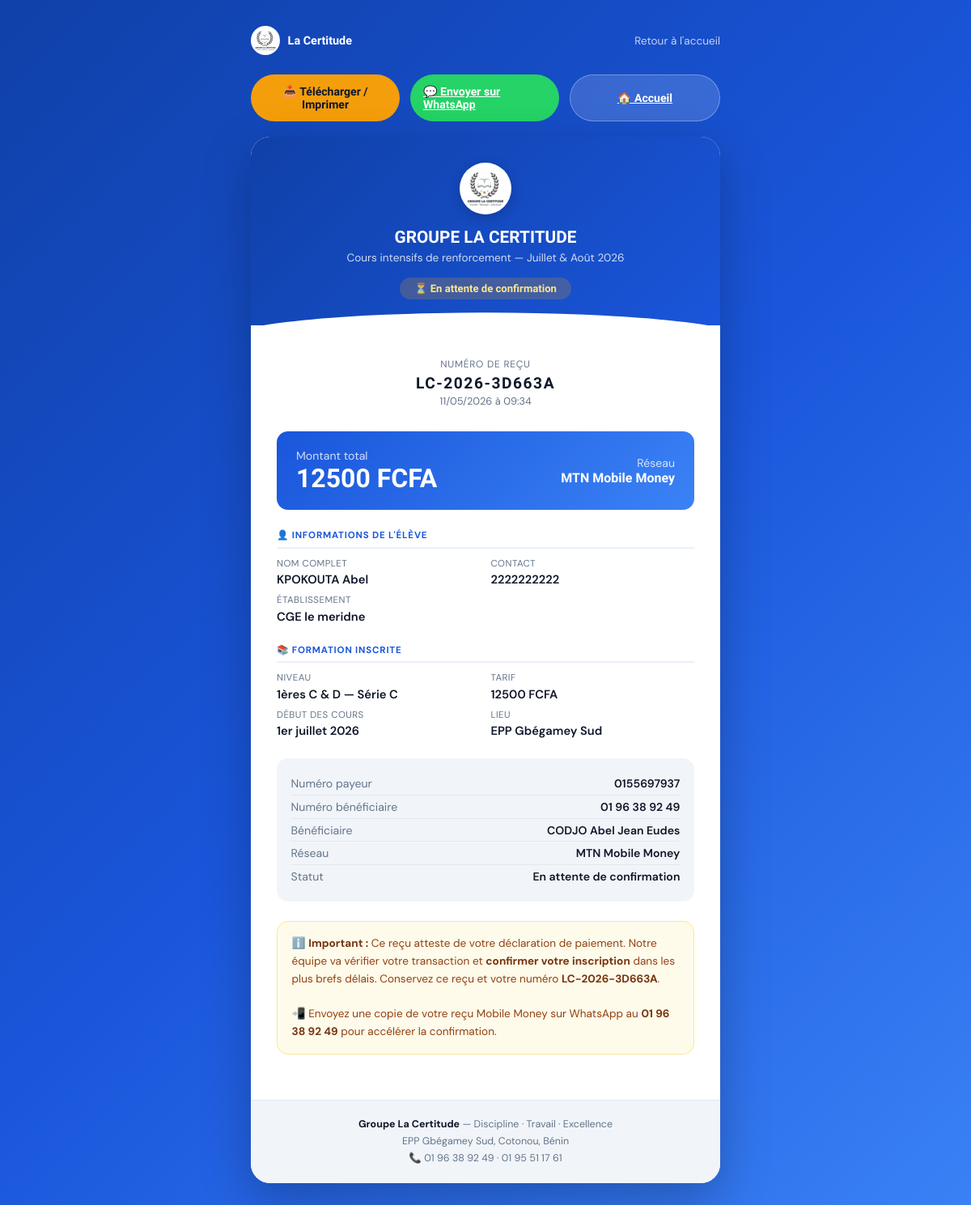
Page /recu/3/ on the committed database.
### payments/models.py (models this page shows, shortened)
class Payment(models.Model):
    METHOD_CHOICES = [
        ('mtn',  'MTN Mobile Money'),
        ('moov', 'MOOV Money'),
    ]
    STATUS_CHOICES = [
        ('pending',   'En attente de confirmation'),
        ('confirmed', 'Confirmé'),
        ('failed',    'Rejeté'),
    ]
    enrollment = models.ForeignKey(
        Enrollment,
        on_delete=models.CASCADE,
        related_name='payments',
        verbose_name="Inscription"
    )
    amount = models.DecimalField(
        max_digits=10, decimal_places=2,
        verbose_name="Montant (FCFA)"
    )
    method = models.CharField(
        max_length=10, choices=METHOD_CHOICES,
        verbose_name="Réseau utilisé"
    )
    phone_used = models.CharField(
        max_length=20,
        verbose_name="Numéro ayant effectué le paiement"
    )
    status = models.CharField(
        max_length=20, choices=STATUS_CHOICES,
        default='pending', verbose_name="Statut"
    )
    receipt_number = models.CharField(
        max_length=30, unique=True,
        default=generate_receipt_number,
        verbose_name="Numéro de reçu"
    )
    created_at   = models.DateTimeField(auto_now_add=True, verbose_name="Date de déclaration")
    confirmed_at = models.DateTimeField(null=True, blank=True, verbose_name="Date de confirmation")
    updated_at   = models.DateTimeField(auto_now=True)
    class Meta:
        verbose_name        = "Paiement"
        verbose_name_plural = "Paiements"
        ordering            = ['-created_at']
    @property
    def destination_phone(self):
        return '01 96 38 92 49' if self.method == 'mtn' else '01 95 51 17 61'
    @property
    def destination_name(self):
        return 'CODJO Abel Jean Eudes'

### enrollments/models.py (models this page shows, shortened)
class Enrollment(models.Model):
    TYPE_CHOICES = [
        ('eleve',  "L'élève lui-même"),
        ('parent', 'Un parent / tuteur'),
    ]
    LEVEL_CHOICES = [
        ('3eme', '3ème'),
        ('1ere', '1ères C & D'),
        ('tle',  'Terminales C & D'),
    ]
    SERIE_CHOICES = [
        ('C', 'Série C'),
        ('D', 'Série D'),
    ]
    STATUS_CHOICES = [
        ('pending',   'En attente de paiement'),
        ('active',    'Inscrit — Paiement confirmé'),
        ('cancelled', 'Annulé'),
    ]
    PHONE_OWNER_CHOICES = [
        ('eleve',  "L'élève"),
        ('pere',   'Le père'),
        ('mere',   'La mère'),
        ('tuteur', 'Un tuteur'),
    ]
    registrant_type = models.CharField(
        max_length=10, choices=TYPE_CHOICES, default='eleve',
        verbose_name="Qui s'inscrit"
    )
    last_name  = models.CharField(max_length=100, verbose_name="Nom de l'élève")
    first_name = models.CharField(max_length=100, verbose_name="Prénom(s) de l'élève")
    school     = models.CharField(max_length=200, verbose_name="Établissement scolaire")
    phone       = models.CharField(max_length=20, verbose_name="Numéro de contact")
    phone_owner = models.CharField(
        max_length=10, choices=PHONE_OWNER_CHOICES, default='eleve',
        verbose_name="Ce numéro appartient à"
    )
    level = models.CharField(max_length=10, choices=LEVEL_CHOICES, verbose_name="Niveau")
    serie = models.CharField(
        max_length=1, choices=SERIE_CHOICES,
        blank=True, default='',
        verbose_name="Série"
    )
    parent_name  = models.CharField(max_length=200, blank=True, verbose_name="Nom du parent / tuteur")
    parent_phone = models.CharField(max_length=20,  blank=True, verbose_name="Téléphone du parent")
    status     = models.CharField(
        max_length=20, choices=STATUS_CHOICES, default='pending',
        verbose_name="Statut"
    )
    created_at = models.DateTimeField(auto_now_add=True, verbose_name="Date d'inscription")
    updated_at = models.DateTimeField(auto_now=True)
    class Meta:
        verbose_name        = "Inscription"
        verbose_name_plural = "Inscriptions"
        ordering            = ['-created_at']
    @property
    def full_name(self):
        return f"{self.first_name} {self.last_name}".strip()
    @property
    def level_serie(self):
        if self.level == '3eme':
            return self.get_level_display()
        return f"{self.get_level_display()} — Série {self.serie}"
    @property
    def tarif(self):
        tarifs = {'3eme': 11500, '1ere': 12500, 'tle': 15500}
        return tarifs.get(self.level, 0)

### payments/views.py (the view)
# urls.py: path('recu/<int:pk>/',             views.receipt_view,       name='receipt'),
def receipt_view(request, pk):
    payment    = get_object_or_404(Payment, pk=pk)
    enrollment = payment.enrollment
    return render(request, 'payments/receipt.html', {
        'payment':    payment,
        'enrollment': enrollment,
    })

### payments/templates/payments/receipt.html (shortened to what this page needs)
{% load static %}
<!DOCTYPE html>
<html lang="fr">
<head>
</head>
<body>
<div class="top-bar">
  <div class="brand">
    <img src="/images/logo_certitude.png" alt="Logo"/>
    <span>La Certitude</span>
  </div>
  <a href="{% url 'core:index' %}" class="home-link">Retour à l'accueil</a>
</div>
<div class="action-btns">
  <button class="btn-action btn-download" onclick="window.print()">
    📥 Télécharger / Imprimer
  </button>
  <a href="https://wa.me/22996389249?text=Bonjour%2C+j'ai+effectue+mon+paiement+pour+{{ enrollment.full_name|urlencode }}+%28Recu+{{ payment.receipt_number }}%29.+Merci+de+confirmer+mon+inscription."
     target="_blank" class="btn-action btn-whatsapp">
    💬 Envoyer sur WhatsApp
  </a>
  <a href="{% url 'core:index' %}" class="btn-action btn-home">
    🏠 Accueil
  </a>
</div>
<div class="receipt" id="receipt">
  <div class="receipt-header">
    <img src="/images/logo_certitude.png" alt="Logo" class="receipt-logo"/>
    <h1>GROUPE LA CERTITUDE</h1>
    <p>Cours intensifs de renforcement — Juillet & Août 2026</p>
    <div class="status-badge {% if payment.status == 'confirmed' %}status-confirmed{% else %}status-pending{% endif %}">
      {% if payment.status == 'confirmed' %}
        ✅ Paiement confirmé
      {% else %}
        ⏳ En attente de confirmation
      {% endif %}
    </div>
  </div>
  <div class="receipt-body">
    <div class="receipt-num">
      <div class="rn-label">Numéro de reçu</div>
      <div class="rn-value">{{ payment.receipt_number }}</div>
      <div class="rn-date">{{ payment.created_at|date:"d/m/Y à H:i" }}</div>
    </div>
    <div class="amount-section">
      <div>
        <div class="am-label">Montant total</div>
        <div class="am-value">{{ payment.amount|floatformat:0 }} FCFA</div>
      </div>
      <div style="text-align:right">
        <div class="am-label">Réseau</div>
        <div style="font-family:'Sora',sans-serif;font-weight:700;font-size:1rem;">
          {{ payment.get_method_display }}
        </div>
      </div>
    </div>
    <div class="section">
      <div class="sec-title">👤 Informations de l'élève</div>
      <div class="info-grid">
        <div class="info-item">
          <div class="info-label">Nom complet</div>
          <div class="info-val">{{ enrollment.full_name }}</div>
        </div>
        <div class="info-item">
          <div class="info-label">Contact</div>
          <div class="info-val">{{ enrollment.phone }}</div>
        </div>
        <div class="info-item full">
          <div class="info-label">Établissement</div>
          <div class="info-val">{{ enrollment.school }}</div>
        </div>
      </div>
    </div>
    <div class="section">
      <div class="sec-title">📚 Formation inscrite</div>
      <div class="info-grid">
        <div class="info-item">
          <div class="info-label">Niveau</div>
          <div class="info-val">{{ enrollment.level_serie }}</div>
        </div>
        <div class="info-item">
          <div class="info-label">Tarif</div>
          <div class="info-val">{{ enrollment.tarif|floatformat:0 }} FCFA</div>
        </div>
        <div class="info-item">
          <div class="info-label">Début des cours</div>
          <div class="info-val">1er juillet 2026</div>
        </div>
        <div class="info-item">
          <div class="info-label">Lieu</div>
          <div class="info-val">EPP Gbégamey Sud</div>
        </div>
      </div>
    </div>
    <div class="payment-info">
      <div class="pi-row">
        <span class="pi-key">Numéro payeur</span>
        <span class="pi-val">{{ payment.phone_used }}</span>
      </div>
      <div class="pi-row">
        <span class="pi-key">Numéro bénéficiaire</span>
        <span class="pi-val">{{ payment.destination_phone }}</span>
      </div>
      <div class="pi-row">
        <span class="pi-key">Bénéficiaire</span>
        <span class="pi-val">{{ payment.destination_name }}</span>
      </div>
      <div class="pi-row">
        <span class="pi-key">Réseau</span>
        <span class="pi-val">{{ payment.get_method_display }}</span>
      </div>
      <div class="pi-row">
        <span class="pi-key">Statut</span>
        <span class="pi-val">{{ payment.get_status_display }}</span>
      </div>
    </div>
    {% if payment.status == 'pending' %}
    <div class="pending-notice">
      ℹ️ <strong>Important :</strong> Ce reçu atteste de votre déclaration de paiement.
      Notre équipe va vérifier votre transaction et <strong>confirmer votre inscription</strong> dans les plus brefs délais.
      Conservez ce reçu et votre numéro <strong>{{ payment.receipt_number }}</strong>.
      <br/><br/>
      📲 Envoyez une copie de votre reçu Mobile Money sur WhatsApp au <strong>01 96 38 92 49</strong> pour accélérer la confirmation.
    </div>
    {% endif %}
  </div>
  <div class="receipt-footer">
    <p>
      <strong>Groupe La Certitude</strong> — Discipline · Travail · Excellence<br/>
      EPP Gbégamey Sud, Cotonou, Bénin<br/>
      📞 01 96 38 92 49 · 01 95 51 17 61
    </p>
  </div>
</div>
</body>
</html>

### rows in the picture
Payment: receipt_number "LC-2026-3D663A", created_at "11/05/2026 à 09:34", amount "12500", method "MTN Mobile Money", phone_used "0155697937", destination_phone "01 96 38 92 49", destination_name "CODJO Abel Jean Eudes", status "En attente de confirmation"
Enrollment: full_name "KPOKOUTA Abel", phone "2222222222", school "CGE le meridne", level_serie "1ères C & D — Série C", tarif "12500"
